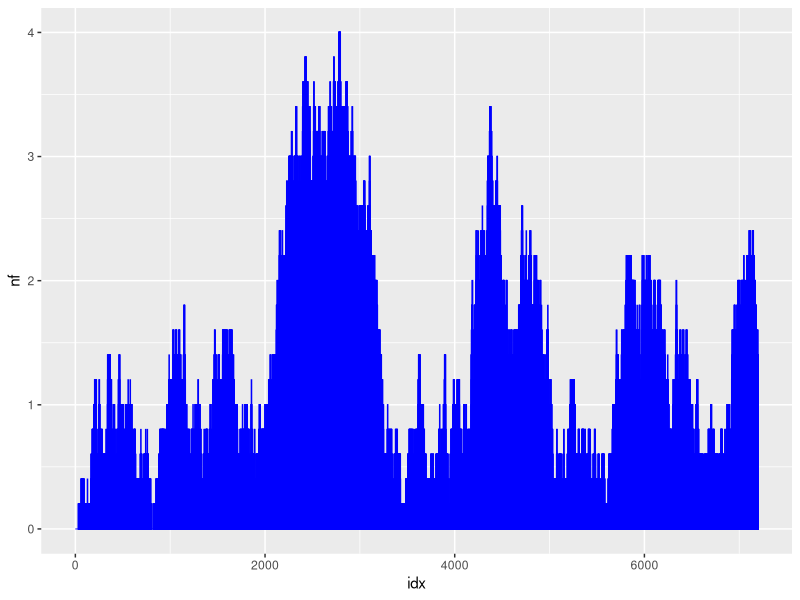
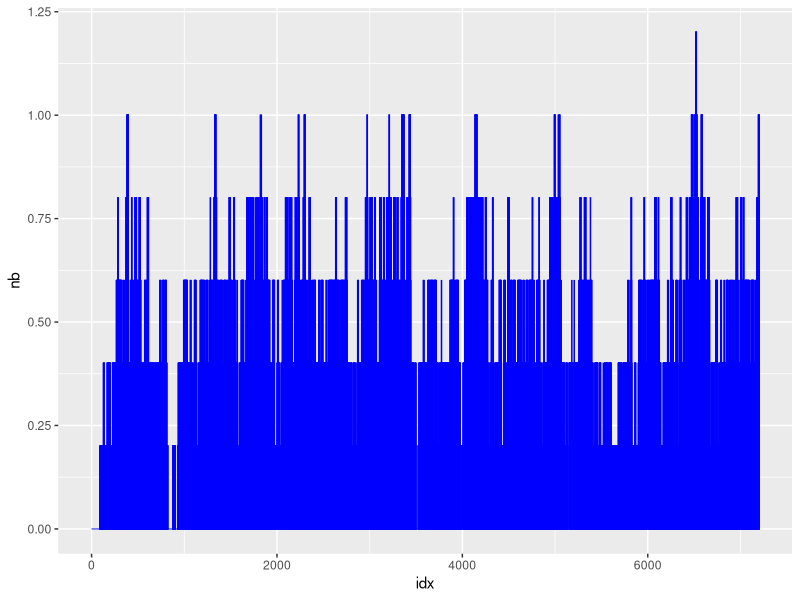
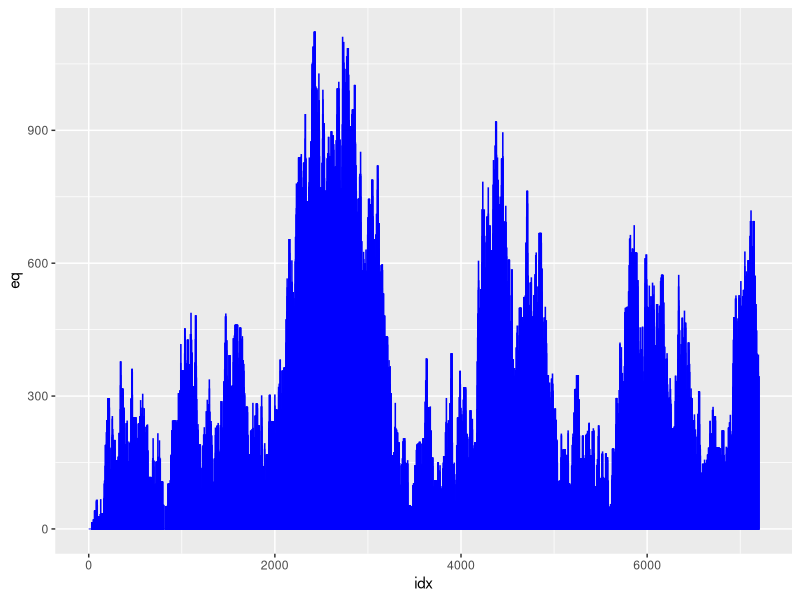
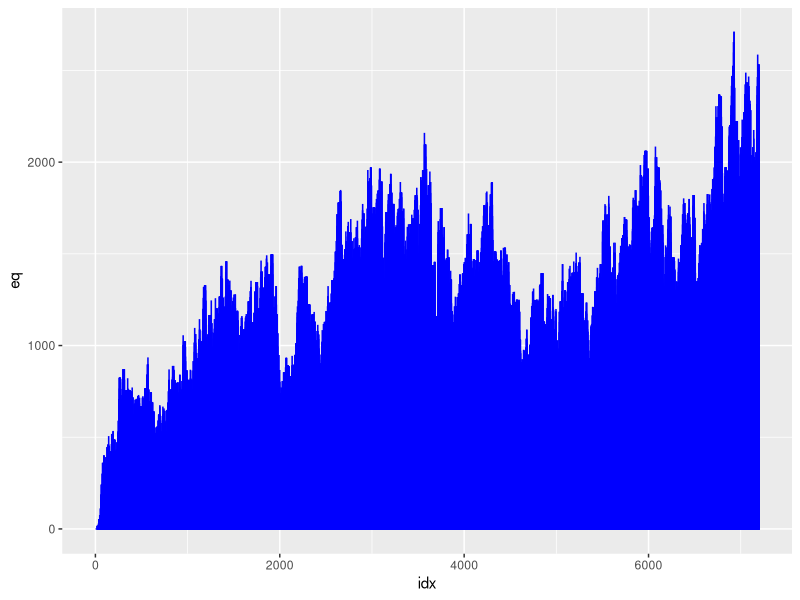

Here is the R script that generated these plots, in order:
library(ggplot2)

mf <- 5
mb <- 5
a.rate <- .1
trb <- 40
trf <- 40
tmb <- 30
tmf <- 30
maxb <- 20
total_state <- 2 * 60 * 60
total_exp_state <- 200

slot_checker <- function(df_station) {
    total_lower_capacity <- nrow(df_station[df_station$queue < df_station$max_queue, ])
    if (total_lower_capacity > 0) {
        availability <- TRUE
    } else {
        availability <- FALSE
    }
    return(availability)
}

add_a_new_car <- function(df_station) {
    short_queue <- min(df_station["queue"])
    short_stations <- df_station[df_station$queue == short_queue, ]
    short_stations <- df_station[df_station$queue == short_queue & df_station$queue < df_station$max_queue, ]

    if (nrow(short_stations) > 0) {
        first_short_stations <- min(short_stations["station"])
        df_station[df_station$station == first_short_stations, ]["queue"] <- df_station[df_station$station == first_short_stations, ]["queue"] + 1
    }
    return(df_station)
}

process_a_car <- function(df_station, pmin, pmax) {
    df_station["next_car"] <- df_station$state <= df_station$next_state

    available_station <- df_station[df_station$next_car == TRUE & df_station$queue > 0, ]

    total_available_station <- nrow(available_station)

    processing_time <- runif(total_available_station, min = pmin, max = pmax)
    processing_time <- ceiling(processing_time)

    if (total_available_station > 0) {
        df_station[df_station$next_car == TRUE & df_station$queue > 0, ]["next_state"] <- available_station["state"] - processing_time
        df_station[df_station$next_car == TRUE & df_station$queue > 0, ]["ptime"] <- processing_time
        df_station[df_station$next_car == TRUE & df_station$queue > 0, ]["queue"] <- available_station["queue"] - 1
    }
    return(df_station)
}

qsim <- function(mf = 5, mb = 5, a.rate = .1, trb = 40, trf = 40, tmb = 30, tmf = 30, maxb = 20) {
    total_state <- 2 * 60 * 60
    # total_state=2
    france_station <- data.frame("station" = 1:mf, "queue" = rep(0, mf), "state" = total_state, "next_state" = total_state, "next_car" = TRUE, max_queue = 10^5, ptime = 0)
    british_station <- data.frame("station" = 1:mf, "queue" = rep(0, mf), "state" = total_state, "next_state" = total_state, "next_car" = TRUE, max_queue = maxb, ptime = 0)

    nf <- c()
    nb <- c()
    eq <- c()

    for (i in 1:total_state) {
        # TODO: To stop the process 30 mins before departure.
        is_car_arrive <- rbinom(1, 1, a.rate)
        is_british_available <- slot_checker(british_station)

        n_state_f <- sum(france_station["queue"])
        n_state_b <- sum(british_station["queue"])

        # Function to add a new car to the queue on French
        if (is_car_arrive) {
            france_station <- add_a_new_car(france_station)
        }

        # Function to add a new car to the queue on British
        if (is_british_available) {
            # Process a car on the French Station
            france_station <- process_a_car(france_station, pmin = tmf, pmax = tmf + trf)
        }

        # Add a new car to British Station
        if (is_british_available & sum(france_station["queue"]) < n_state_f) {
            british_station <- add_a_new_car(british_station)
        }

        british_station <- process_a_car(british_station, pmin = tmb, pmax = tmb + trb)

        # Statistic
        mean_proc_time <- mean(france_station$ptime)

        nf <- c(nf, mean(france_station$queue))
        nb <- c(nb, mean(british_station$queue))
        eq <- c(eq, n_state_f * mean_proc_time)

        france_station["state"] <- france_station["state"] - 1
        british_station["state"] <- british_station["state"] - 1
    }
    return(list(nf = nf, nb = nb, eq = eq))
}

res1 <- qsim(mf = 5, mb = 5, a.rate = .1, trb = 40, trf = 40, tmb = 30, tmf = 30, maxb = 20)
res2 <- qsim(mf = 5, mb = 5, a.rate = .1, trb = 40, trf = 40, tmb = 40, tmf = 30, maxb = 20)

df_stat1 <- data.frame(
    nf = unlist(res1$nf),
    nb = unlist(res1$nb),
    eq = unlist(res1$eq),
    idx = 1:7200
)
df_stat2 <- data.frame(
    nf = unlist(res2$nf),
    nb = unlist(res2$nb),
    eq = unlist(res2$eq),
    idx = 1:7200
)

ggplot(data = df_stat1, aes(x = idx, y = nf)) +
    geom_bar(stat = "identity", color = "blue")
ggplot(data = df_stat1, aes(x = idx, y = nb)) +
    geom_bar(stat = "identity", color = "blue")
ggplot(data = df_stat1, aes(x = idx, y = eq)) +
    geom_bar(stat = "identity", color = "blue")
ggplot(data = df_stat2, aes(x = idx, y = eq)) +
    geom_bar(stat = "identity", color = "blue")
